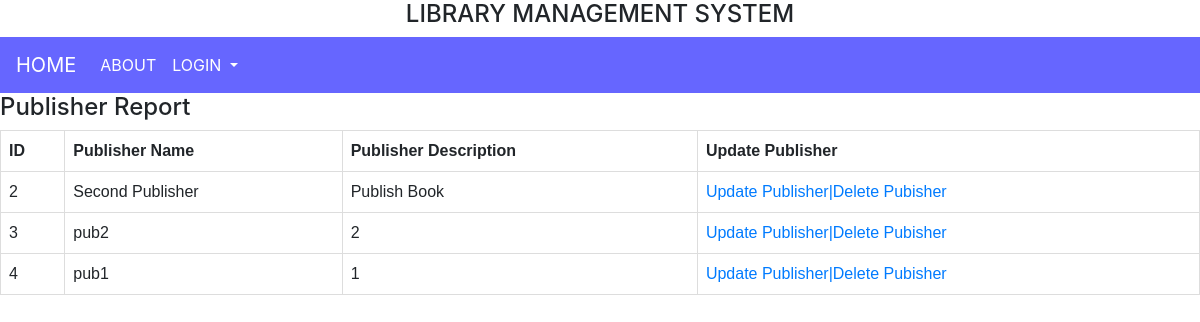
Page /basic/pub_list/ on the committed database.
### appERP/models.py (models this page shows, shortened)
class Publisher(models.Model):
    publisher_name=models.CharField(max_length=200)
    publisher_description=models.CharField(max_length=200)

### appERP/views.py (the view)
# urls.py: path('pub_list/',views.PublisherListView.as_view(),name='pub_list'),
class PublisherListView(ListView):
    model = Publisher
    context_object_name = 'pub_list'
    template_name = 'publisher_list.html'

### templates/publisher_list.html (shortened to what this page needs)
<!DOCTYPE html>
{% extends 'admin_basic_page.html' %}
{% block body_block %}
<head>
</head>
<body>
<h4>Publisher Report</h4>
<table>
  <tr>
      <th> ID </th>
    <th> Publisher Name </th>
    <th> Publisher Description </th>
      <th> Update Publisher </th>
  </tr>
   {% for i in pub_list %}
    <tr>
    <td>{{ i.id }}</td>
    <td>{{ i.publisher_name }}</td>
    <td>{{ i.publisher_description }}</td>
        <td> <a href="{% url 'appERP:pub_update' pk=i.pk %}">Update Publisher|<a href="{% url 'appERP:pub_delete' pk=i.pk %}">Delete Pubisher</a></a></td>
  </tr>
    {% endfor %}
</table>
</body>
{% endblock %}

### templates/publisher_list.html (style rules this page uses)
table { font-family: arial, sans-serif; border-collapse: collapse; width: 100%; }
td, th { border: 1px solid #dddddd; text-align: left; padding: 8px; }

### rows in the picture
Publisher: id "2", publisher_name "Second Publisher", publisher_description "Publish Book"
Publisher: id "3", publisher_name "pub2", publisher_description "2"
Publisher: id "4", publisher_name "pub1", publisher_description "1"
